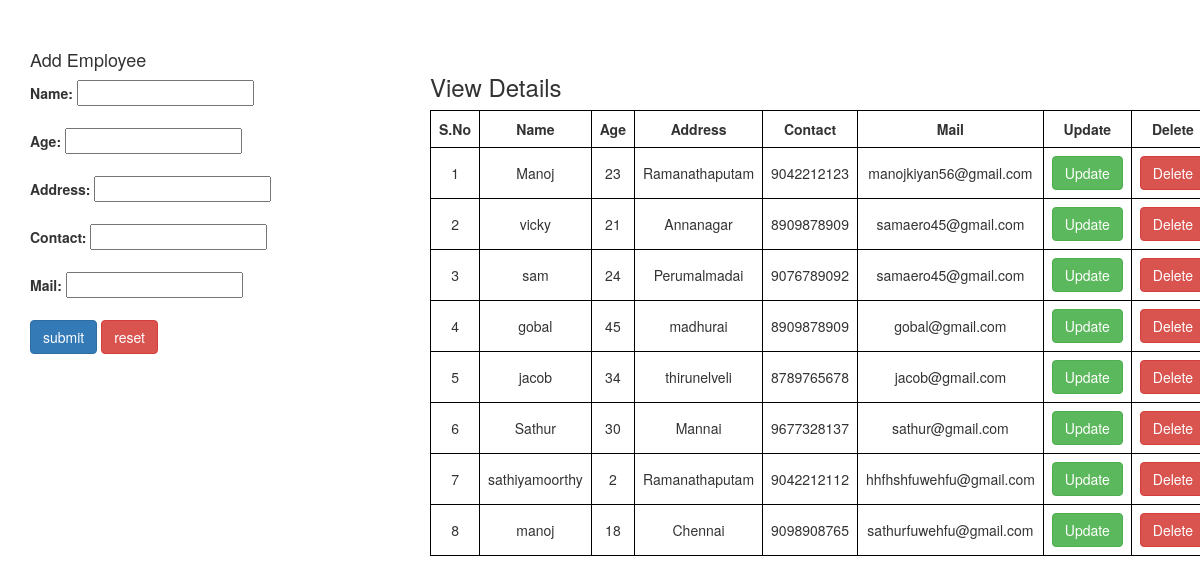
The page / on the database its author committed.
### My_Application/models.py (models this page shows)
class Datas(models.Model):
    Name=models.CharField(max_length=20,default="")
    Age=models.IntegerField(default="")
    Address=models.CharField(max_length=50,default="")
    Contact=models.IntegerField(default="")
    Mail=models.CharField(max_length=50,default="")

### My_Application/views.py (the view)
# urls.py: 2. Add a URL to urlpatterns:  path('', views.home, name='home')
def home(request):
    mydata=Datas.objects.all()
    if (mydata!=''):
        return render(request,'home.html',{'datas':mydata})
    else:
        return render(request,'home.html')

### templates/home.html (shortened to what this page needs)
<!DOCTYPE html>
<html lang="en">
<head>
    {% load static %}
    <link rel="stylesheet" href="{% static 'css/bootstrap.min.css' %}">
    <link rel="stylesheet" href="{% static 'css/bootstrap.min.css' %}">
</head>
<body>
    <div class="container">
    <form action="addData" method="POST">
        <div style="margin-top: 50px;">
            <h4>Add Employee</h4>
            <div>
                <label>Name:</label>
                <input type="text" name="name" required="1">
            </div><br>
            <div>
                <label>Age:</label>
                <input type="text" name="age" required="1">
            </div><br>
            <div>
                <label>Address:</label>
                <input type="text" name="address" required="1">
            </div><br>
            <div>
                <label>Contact:</label>
                <input type="text" name="contact" required="1">
            </div><br>
            <div>
                <label>Mail:</label>
                <input type="text" name="mail" required="1">
            </div><br>
            <div>
                <input type="submit" value="submit" class="btn btn-primary">
                <input type="reset" value="reset" class="btn btn-danger">
            </div>
            <div class="t">
               {% if datas %}
                <table>
                    <h3 style="margin-left: 400px; margin-top: -280px;">View Details</h3>
                    <tr>
                        <th>S.No</th>
                        <th>Name</th>
                        <th>Age</th>
                        <th>Address</th>
                        <th>Contact</th>
                        <th>Mail</th>
                        <th>Update</th>
                        <th>Delete</th>
                    </tr>
                    {% for data in datas %}
                    <tr>
                        <td>{{forloop.counter}}</td>
                        <td>{{data.Name}}</td>
                        <td>{{data.Age}}</td>
                        <td>{{data.Address}}</td>
                        <td>{{data.Contact}}</td>
                        <td>{{data.Mail}}</td>
                        <td><a href="updateData/{{data.id}}" class="btn btn-success">Update</a></td>
                        <td><a href="deleteData/{{data.id}}" class="btn btn-danger">Delete</a></td>
                    </tr>
                    {% endfor %}
                </table>
             {% endif %}
            </div>
        </div>
    </form>
</div>
</body>
</html>

### templates/home.html (style rules this page uses)
.t table { width: 65%; border-collapse: collapse; }
.t table, .t th, .t td { border: 1px solid #000; }
.t th, .t td { padding: 8px; text-align: center; }
.t table { margin-left: 400px; }

### rows shown on the page
Datas: Name "Manoj", Age "23", Address "Ramanathaputam", Contact "9042212123", Mail "manojkiyan56@gmail.com"
Datas: Name "vicky", Age "21", Address "Annanagar", Contact "8909878909", Mail "samaero45@gmail.com"
Datas: Name "sam", Age "24", Address "Perumalmadai", Contact "9076789092", Mail "samaero45@gmail.com"
Datas: Name "gobal", Age "45", Address "madhurai", Contact "8909878909", Mail "gobal@gmail.com"
Datas: Name "jacob", Age "34", Address "thirunelveli", Contact "8789765678", Mail "jacob@gmail.com"
Datas: Name "Sathur", Age "30", Address "Mannai", Contact "9677328137", Mail "sathur@gmail.com"
Datas: Name "sathiyamoorthy", Age "2", Address "Ramanathaputam", Contact "9042212112", Mail "hhfhshfuwehfu@gmail.com"
Datas: Name "manoj", Age "18", Address "Chennai", Contact "9098908765", Mail "sathurfuwehfu@gmail.com"
